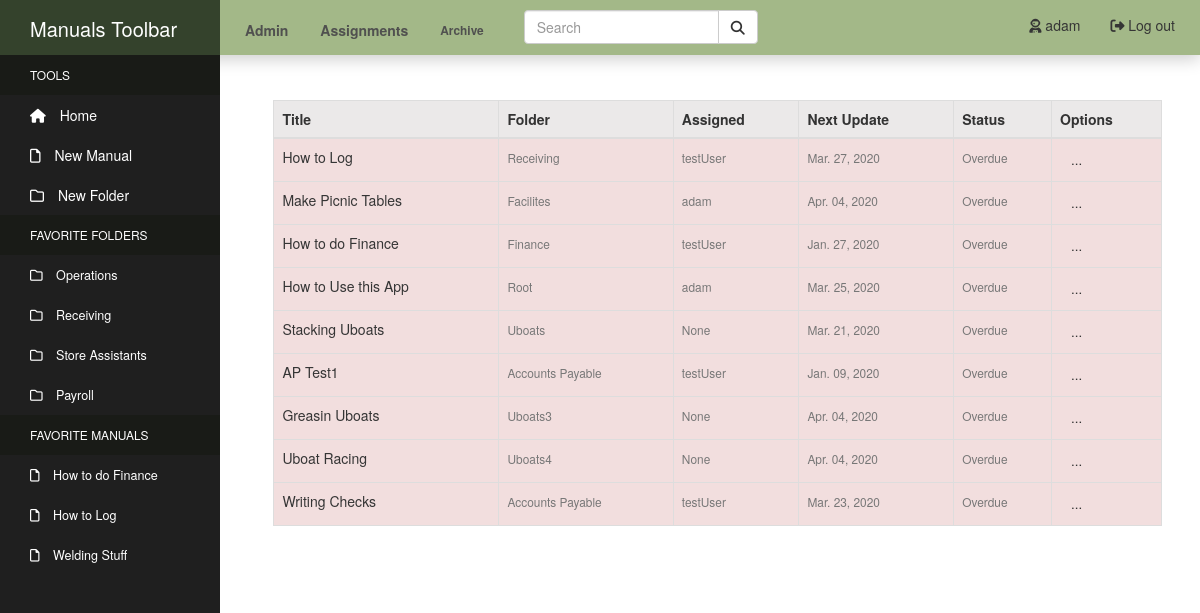
Page /manage/ (signed in) on the committed database.
### manuals/models.py (models this page shows, shortened)
class Directory(MPTTModel):
    name = models.CharField(max_length=50, unique=True)
    created_by = models.ForeignKey(User, null=True, on_delete=models.SET_NULL)
    parent = TreeForeignKey(
    'self',
    null=True,
    blank=True,
    related_name='children',
    on_delete=models.CASCADE
    )
    class MPTTMeta:
        order_insertion_by: ['name']
    class Meta:
        verbose_name = 'Directory'
        verbose_name_plural = 'Directories'
    def __str__(self):
        return self.name

class Manual(models.Model):
    title = models.CharField(max_length=100)
    author = models.ForeignKey(User, related_name='author', null=True, on_delete=models.SET_NULL)
    content = models.TextField()
    tags = models.CharField(max_length=150, blank=True, null=True)
    pub_date = models.DateTimeField('Date Published', auto_now_add=True)
    admin = models.ManyToManyField(User, related_name='admin_of')
    department = models.ForeignKey(Department, related_name='manual_set', null=True, on_delete=models.SET_NULL)
    last_update = models.DateTimeField('Last Update', null=True, auto_now=True)
    last_update_by = models.ForeignKey(User, related_name='updated_by', null=True, on_delete=models.SET_NULL)
    next_update = models.DateTimeField('Next Update Due', null=True)
    update_assigned_to = models.ForeignKey(User, related_name='assigned_to', blank=True, null=True, on_delete=models.SET_NULL)
    is_archived = models.BooleanField('Archived', default=False)
    folder = TreeForeignKey(
    'Directory',
    default=1,
    related_name='manuals',
    on_delete=models.CASCADE
    )
    def update_status(self):
        now = timezone.now()
        status = [
            'up_to_date',
            'due_soon',
            'overdue'
        ]
        if self.next_update - now >= datetime.timedelta(weeks=2):
            return status[0]
        elif self.next_update - now <= datetime.timedelta(days=0):
            return status[2]
        else:
            return status[1]
    objects = models.Manager()
    active_objects = ManualActiveManager()

### manuals/views.py (the view)
# urls.py: path('manage/', views.manage, name='manage' ),
@login_required
def manage(request):
    current_user = request.user
    admin_of = current_user.admin_of.all()
    context = {'admin_of': admin_of}
    return render(request, 'manuals/manage.html', context)

### manuals_site/my_processors/my_context.py (called while the page is built)
def custom_message_processor(request):
    messages = []
    uniq_messages = []
    for m in get_messages(request):
        if m.message not in messages:
            messages.append(m.message)
            uniq_messages.append(m)
    return {'messages': uniq_messages}

### manuals/templates/manuals/manage.html (shortened to what this page needs)
{% extends "manuals/header.html" %}
{% block content %}
  <link rel="stylesheet" href="https://cdn.jsdelivr.net/npm/flatpickr/dist/flatpickr.min.css">
  <div class="content-section">
        <table id="admin-table" class="table table-striped table-hover table-bordered">
          <thead class="admin-head">
            <tr class="sticky-header">
              <th class="admin-col">Title</th>
              <th>Folder</th>
              <th>Assigned</th>
              <th>Next Update</th>
              <th>Status</th>
              <th>Options</th>
            </tr>
          </thead>
          <tbody class="admin-body">
          {% if admin_of %}
            {% for manual in admin_of %}
              {% if manual.update_status == "due_soon" %}
                <tr class="warning">
                  <td class="admin-col">
                    <a href="{% url 'manual-detail' manual.id %}">{{ manual.title }}</a></td>
              {% elif manual.update_status == "overdue" %}
                <tr class="danger">
                  <td class="admin-col">
                    <a href="{% url 'manual-detail' manual.id %}">{{ manual.title }}</a></td>
              {% else %}
                <tr>
                  <td class="admin-col">
                    <a href="{% url 'manual-detail' manual.id %}">{{ manual.title }}</a></td>
              {% endif %}
                  <td><small class="text-muted">{{ manual.folder }}</small></td>
                  <td><small class="text-muted">{{ manual.update_assigned_to }}</small></td>
                  <td><small class="text-muted">{{ manual.next_update|date:"M. d, Y"  }}</small></td>
                  {% if manual.update_status == "due_soon" %}
                    <td><small class="text-muted">Due soon</small></td>
                  {% elif manual.update_status == "overdue" %}
                    <td><small class="text-muted">Overdue</small></td>
                  {% else %}
                    <td><small class="text-muted">Up to date</small></td>
                  {% endif %}
                    <td class="admin-option">
                      <div class="file-dropdown">
                        <a class="btn btn-sm btn-drop" href="#">...</a>
                      </div>
                    </td>
                </tr>
            {% endfor %}
            {% else %}
            <tr><td>
              <li class="list-group-item">You have not been assigned admin to any manuals.</li>
            </td></tr>
          {% endif %}
          </tbody>
        </table>
  </div>
{% endblock %}

### manuals/templates/manuals/header.html (shortened to what this page needs)
<!DOCTYPE html>
<html lang="en">
<head>
    {% load static %}
    <link rel="stylesheet" type="text/css" href="{% static 'manuals/css/bootstrap.css' %}">
    <link rel="stylesheet" type="text/css" href="{% static 'manuals/css/styles.css' %}">
    <link rel="stylesheet" href="https://cdnjs.cloudflare.com/ajax/libs/font-awesome/4.7.0/css/font-awesome.min.css">
</head>
<body>
  <nav class="navbar navbar-default navbar-fixed-top">
    <div class="container-fluid nav-container">
      <div class="navbar-header">
        <a class="navbar-brand" href="#">Market Manuals</a>
      </div>
      <ul class="nav navbar-nav nav-pills">
        {% if user.is_authenticated and user.is_staff %}
          <li><a href="{% url 'manage' %}"><strong>Admin</strong></a></li>
        {% endif %}
        <li><a href="{% url 'assignments' %}"><strong>Assignments</strong></a></li>
        <li><a class="archive-link" href="{% url 'archive' %}"><strong>Archive</strong></a></li>
      </ul>
      <ul class="nav nav-pills navbar-right">
        {% if user.is_authenticated %}
          <li><a href="{% url 'logout' %}"><i class="fas fa-sign-out-alt"></i> Log out</a></li>
          <li><a href="{% url 'profile' %}"><i class="fas fa-user-astronaut"></i> {{ user.username }}</a></li>
        {% else %}
          <li><a href="{% url 'login' %}"><i class="fas fa-sign-in-alt"></i> Log in</a></li>
          <li><a href="{% url 'register' %}"><i class="fas fa-door-open"></i> Sign Up</a></li>
        {% endif %}
      </ul>
      <form class="navbar-form navbar-left" action="/action_page.php">
        <div class="input-group">
          <input type="text" class="form-control" placeholder="Search">
          <div class="input-group-btn">
            <button class="btn btn-default" type="submit">
              <i class="fas fa-search"></i>
            </button>
          </div>
        </div>
      </form>
    </div>
  </nav>
    <div class="sidebar-container">
            <div class="sidebar-logo">
              Manuals Toolbar
            </div>
            <ul class="sidebar-navigation">
              <li class="header">Tools</li>
              <li>
                <a href="{% url 'index' %}">
                  <i class="fa fa-home" aria-hidden="true"></i> Home
                </a>
              </li>
              <li>
                <a id="new-manual" href="{% url 'manual-create' %}">
                  <i class="far fa-file" aria-hidden="true"></i> New Manual
                </a>
              </li>
              <li>
                <a id="new-dir" href="#">
                  <i class="far fa-folder" aria-hidden="true"></i> New Folder
                </a>
              </li>
              <li class="header">Favorite Folders</li>
              {% for dir_fav in user.profile.directory_favorites.all %}
                <li>
                  <a class="favorites favorites-folder" href="{% url 'index' %}?dir_id={{ dir_fav.id }}">
                    <i class="far fa-folder" aria-hidden="true"></i> {{ dir_fav.name }}
                  </a>
                </li>
              {% endfor %}
              <li class="header">Favorite Manuals</li>
              {% for man_fav in user.profile.manual_favorites.all %}
                <li>
                  <a class="favorites favorites-manual" href="{% url 'manual-detail' man_fav.id %}">
                    <i class="far fa-file" aria-hidden="true"></i> {{ man_fav.title }}
                  </a>
                </li>
              {% endfor %}
            </ul>
          </div>
          <div class="content-container">
            <div class="container-fluid main-container">
              {% block content %}
              {% endblock %}
            </div>
          </div>
</body>
</html>

### manuals/static/manuals/css/styles.css (style rules this page uses)
.container-fluid.main-container { margin-top: 25px; }
.sidebar-container { position: fixed; width: 220px; height: 100%; left: 0; overflow-x: hidden; overflow-y: auto; background: #1f1f1f; color: #fff; z-index: 2; top: 0; }
.sidebar-logo { position: sticky; padding: 15px 15px 5px 30px; font-size: 20px; height: 55px; background-color: rgb(52, 66, 44); z-index: 3; top: 0; }
.sidebar-navigation { padding: 0; margin: 0; list-style-type: none; position: relative; }
.sidebar-navigation li { background-color: transparent; position: relative; display: inline-block; width: 100%; line-height: 20px; }
.sidebar-navigation li a { padding: 10px 15px 10px 30px; display: block; color: #fff; }
.sidebar-navigation li .fa { margin-right: 10px; }
.sidebar-navigation li .far { margin-right: 10px; }
.sidebar-navigation .header { font-size: 12px; text-transform: uppercase; background-color: #191b17; padding: 10px 15px 10px 30px; }
.sidebar-navigation .header::before { background-color: transparent; }
.favorites { font-size: 90%; }
.content-container { padding-left: 235px; margin-top: 30px; padding-top: 45px; }
.container-fluid.nav-container { padding-left: 0px; }
.navbar { max-height: 55px; min-height: 55px; }
.navbar-default { border: none; border-radius: 0px; background-color: rgb(163, 184, 136); z-index: 2; box-shadow: 0px 4px 16px 0px rgba(0,0,0,0.2); }
.navbar-header { background-color: rgb(52, 66, 44); width: 220px; margin: 0px; }
.navbar-brand { color: #fff; }
.nav-pills { padding-left: 10px; padding-right: 10px; padding-top: 5px; }
.navbar-default .navbar-nav > li > a { color: rgba(78, 78, 78, 0.986); }
.input-group { top: 2px; }
.navbar-default .navbar-nav li .archive-link { font-size: 85%; }
.admin-head { color: #333333; background-color:#ebe9e9; }
.btn-drop { font-size: 10pt; padding-top: 2px; padding-bottom: 2px; }
.folder-dropdown, .file-dropdown { position: relative; display: inline-block; }
.content-section { width: 95%; margin: auto; margin-bottom: 60px; }

### rows in the picture
Directory: name "Operations"
Directory: name "Receiving"
Directory: name "Store Assistants"
Directory: name "Payroll"
Manual: title "How to do Finance", folder "Finance", update_assigned_to "testUser", next_update "Jan. 27, 2020", shows "Overdue"
Manual: title "How to Log", folder "Receiving", update_assigned_to "testUser", next_update "Mar. 27, 2020", shows "Overdue"
Manual: title "Welding Stuff"
Manual: title "Make Picnic Tables", folder "Facilites", update_assigned_to "adam", next_update "Apr. 04, 2020", shows "Overdue"
Manual: title "How to Use this App", folder "Root", update_assigned_to "adam", next_update "Mar. 25, 2020", shows "Overdue"
Manual: title "Stacking Uboats", folder "Uboats", update_assigned_to "None", next_update "Mar. 21, 2020", shows "Overdue"
Manual: title "AP Test1", folder "Accounts Payable", update_assigned_to "testUser", next_update "Jan. 09, 2020", shows "Overdue"
Manual: title "Greasin Uboats", folder "Uboats3", update_assigned_to "None", next_update "Apr. 04, 2020", shows "Overdue"
Manual: title "Uboat Racing", folder "Uboats4", update_assigned_to "None", next_update "Apr. 04, 2020", shows "Overdue"
Manual: title "Writing Checks", folder "Accounts Payable", update_assigned_to "testUser", next_update "Mar. 23, 2020", shows "Overdue"

### other values in the picture
{{ user.username }} "adam"
